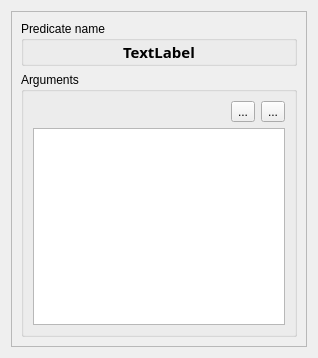
<ui version="4.0" >
 <class>PredicateInfoDefinition</class>
 <widget class="QWidget" name="PredicateInfoDefinition" >
  <property name="geometry" >
   <rect>
    <x>0</x>
    <y>0</y>
    <width>318</width>
    <height>358</height>
   </rect>
  </property>
  <property name="windowTitle" >
   <string>Form</string>
  </property>
  <layout class="QHBoxLayout" name="horizontalLayout" >
   <item>
    <widget class="QScrollArea" name="scrollArea" >
     <property name="widgetResizable" >
      <bool>true</bool>
     </property>
     <widget class="QWidget" name="scrollAreaWidgetContents" >
      <property name="geometry" >
       <rect>
        <x>0</x>
        <y>0</y>
        <width>296</width>
        <height>336</height>
       </rect>
      </property>
      <layout class="QVBoxLayout" name="verticalLayout_2" >
       <item>
        <widget class="QGroupBox" name="nameGroupBox" >
         <property name="title" >
          <string>Predicate name</string>
         </property>
         <layout class="QVBoxLayout" name="verticalLayout" >
          <property name="spacing" >
           <number>6</number>
          </property>
          <property name="topMargin" >
           <number>0</number>
          </property>
          <property name="bottomMargin" >
           <number>0</number>
          </property>
          <item>
           <widget class="QLabel" name="predicateName" >
            <property name="font" >
             <font>
              <family>Sans Serif</family>
              <pointsize>11</pointsize>
              <weight>75</weight>
              <bold>true</bold>
             </font>
            </property>
            <property name="text" >
             <string>TextLabel</string>
            </property>
            <property name="alignment" >
             <set>Qt::AlignCenter</set>
            </property>
            <property name="textInteractionFlags" >
             <set>Qt::NoTextInteraction</set>
            </property>
           </widget>
          </item>
         </layout>
        </widget>
       </item>
       <item>
        <widget class="QGroupBox" name="argumentsGroupBox" >
         <property name="sizePolicy" >
          <sizepolicy vsizetype="Preferred" hsizetype="Preferred" >
           <horstretch>0</horstretch>
           <verstretch>1</verstretch>
          </sizepolicy>
         </property>
         <property name="sizeIncrement" >
          <size>
           <width>0</width>
           <height>0</height>
          </size>
         </property>
         <property name="title" >
          <string>Arguments</string>
         </property>
         <layout class="QGridLayout" name="gridLayout" >
          <item row="0" column="0" >
           <spacer name="horizontalSpacer" >
            <property name="orientation" >
             <enum>Qt::Horizontal</enum>
            </property>
            <property name="sizeHint" stdset="0" >
             <size>
              <width>91</width>
              <height>20</height>
             </size>
            </property>
           </spacer>
          </item>
          <item row="0" column="1" >
           <widget class="QToolButton" name="moveDown" >
            <property name="text" >
             <string>...</string>
            </property>
            <property name="icon" >
             <iconset resource="ToolWidgetResource.qrc" >
              <normaloff>:/images/icons/arrowDown.xpm</normaloff>:/images/icons/arrowDown.xpm</iconset>
            </property>
           </widget>
          </item>
          <item row="0" column="2" >
           <widget class="QToolButton" name="moveUp" >
            <property name="text" >
             <string>...</string>
            </property>
            <property name="icon" >
             <iconset resource="ToolWidgetResource.qrc" >
              <normaloff>:/images/icons/arrowUp.xpm</normaloff>:/images/icons/arrowUp.xpm</iconset>
            </property>
           </widget>
          </item>
          <item row="1" column="0" colspan="3" >
           <widget class="QTableWidget" name="argumentsTable" >
            <property name="horizontalScrollBarPolicy" >
             <enum>Qt::ScrollBarAlwaysOff</enum>
            </property>
            <property name="editTriggers" >
             <set>QAbstractItemView::NoEditTriggers</set>
            </property>
            <property name="selectionMode" >
             <enum>QAbstractItemView::SingleSelection</enum>
            </property>
           </widget>
          </item>
         </layout>
        </widget>
       </item>
      </layout>
     </widget>
    </widget>
   </item>
  </layout>
 </widget>
 <resources>
  <include location="ToolWidgetResource.qrc" />
 </resources>
 <connections/>
</ui>
